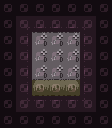

Tiled map render using the project's own tile images. Description and the whole map definition, tile-layer contents included, below:
An orthogonal 7x8 tile map with 16x16 px tiles, 3 tile layers (Base, Attributes, Base), 4 tilesets.

<map version="1.10" tiledversion="1.11.0" orientation="orthogonal" renderorder="right-down" width="7" height="8" tilewidth="16" tileheight="16" infinite="0" nextlayerid="41" nextobjectid="1">
 <properties>
  <property name="avoid_map_edge" type="bool" value="true" />
 </properties>
 <tileset firstgid="1" source="../MapTiles.tsx" />
 <tileset firstgid="257" source="../DiscoFloorTiles.tsx" />
 <tileset firstgid="289" source="../Attributes.tsx" />
 <tileset firstgid="293" source="../TechnicalTiles.tsx" />
 <layer id="1" name="Base" width="7" height="8">
  <data encoding="csv">
0,0,0,0,0,0,0,
0,261,275,275,275,262,0,
0,268,312,312,312,266,0,
0,268,311,311,311,266,0,
0,268,310,310,310,266,0,
0,268,177,178,179,266,0,
0,269,259,259,259,270,0,
0,0,0,0,0,0,0
</data>
 </layer>
 <layer id="2" name="Attributes" width="7" height="8" opacity="0.2">
  <data encoding="csv">
0,0,0,0,0,0,0,
0,0,0,0,0,0,0,
0,0,0,0,0,0,0,
0,0,0,0,0,0,0,
0,0,0,0,0,0,0,
0,0,291,291,291,0,0,
0,0,0,0,0,0,0,
0,0,0,0,0,0,0
</data>
 </layer>
 <group id="39" name="Requirements">
  <layer id="40" name="Base" width="7" height="8" opacity="0.49" tintcolor="#00ffff">
   <data encoding="csv">
265,265,265,265,265,265,265,
265,265,265,265,265,265,265,
265,265,265,265,265,265,265,
265,265,265,265,265,265,265,
265,265,265,265,265,265,265,
265,265,265,265,265,265,265,
265,265,265,265,265,265,265,
265,265,265,265,265,265,265
</data>
  </layer>
 </group>
</map>
